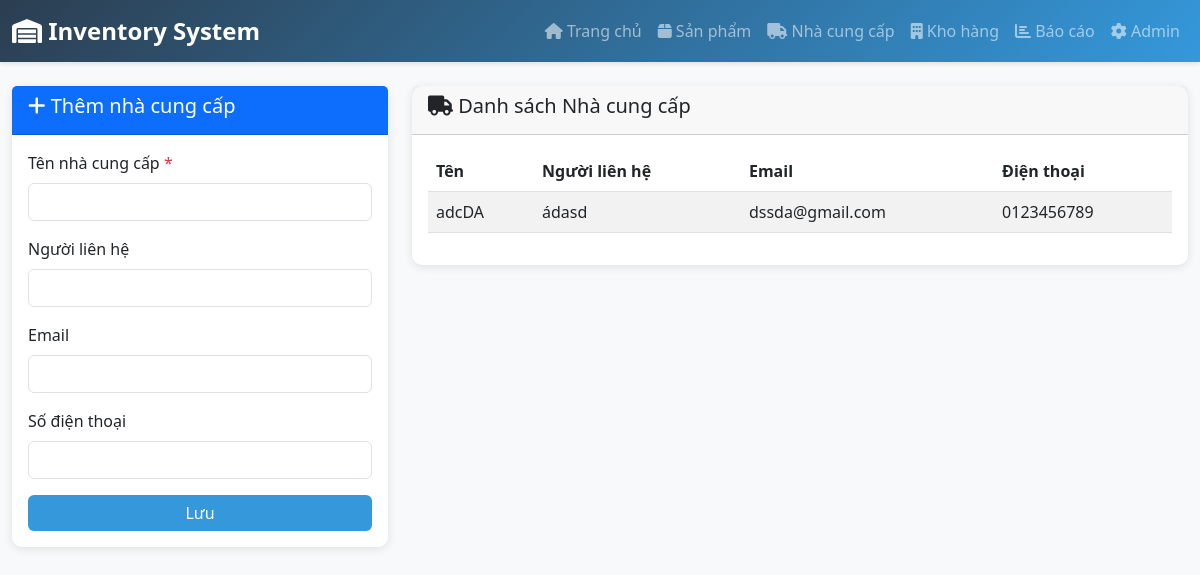
The app's page /suppliers with its own data.
### app.py (models this page shows)
class Supplier(db.Model):
    id = db.Column(db.Integer, primary_key=True)
    name = db.Column(db.String(100), nullable=False)
    contact = db.Column(db.String(100))
    email = db.Column(db.String(100))
    phone = db.Column(db.String(20))
    products = db.relationship('Product', backref='supplier', lazy=True)

### app.py (the view)
@app.route('/suppliers')
def suppliers():
    suppliers = Supplier.query.all()
    return render_template('suppliers.html', suppliers=suppliers)

### templates/suppliers.html (shortened to what this page needs)
{% extends "base.html" %}
{% block content %}
<div class="row">
    <div class="col-md-4">
        <div class="card">
            <div class="card-header bg-primary text-white">
                <h5><i class="fas fa-plus"></i> Thêm nhà cung cấp</h5>
            </div>
            <div class="card-body">
                <form action="{{ url_for('add_supplier') }}" method="POST">
                    <div class="mb-3">
                        <label class="form-label">Tên nhà cung cấp <span class="text-danger">*</span></label>
                        <input type="text" class="form-control" name="name" required>
                    </div>
                    <div class="mb-3">
                        <label class="form-label">Người liên hệ</label>
                        <input type="text" class="form-control" name="contact">
                    </div>
                    <div class="mb-3">
                        <label class="form-label">Email</label>
                        <input type="email" class="form-control" name="email">
                    </div>
                    <div class="mb-3">
                        <label class="form-label">Số điện thoại</label>
                        <input type="tel" class="form-control" name="phone">
                    </div>
                    <button type="submit" class="btn btn-primary w-100">Lưu</button>
                </form>
            </div>
        </div>
    </div>
    <div class="col-md-8">
        <div class="card">
            <div class="card-header">
                <h5><i class="fas fa-truck"></i> Danh sách Nhà cung cấp</h5>
            </div>
            <div class="card-body">
                <div class="table-responsive">
                    <table class="table table-striped table-hover">
                        <thead>
                            <tr>
                                <th>Tên</th>
                                <th>Người liên hệ</th>
                                <th>Email</th>
                                <th>Điện thoại</th>
                            </tr>
                        </thead>
                        <tbody>
                            {% for s in suppliers %}
                            <tr>
                                <td>{{ s.name }}</td>
                                <td>{{ s.contact or 'N/A' }}</td>
                                <td>{{ s.email or 'N/A' }}</td>
                                <td>{{ s.phone or 'N/A' }}</td>
                            </tr>
                            {% endfor %}
                        </tbody>
                    </table>
                </div>
            </div>
        </div>
    </div>
</div>
{% endblock %}

### templates/base.html (style rules this page uses)
:root { --primary-color: #2c3e50; --secondary-color: #3498db; --success-color: #27ae60; --warning-color: #f39c12; --danger-color: #e74c3c; }
body { font-family: 'Segoe UI', Tahoma, Geneva, Verdana, sans-serif; background-color: #f8f9fa; }
.card { border: none; border-radius: 10px; box-shadow: 0 2px 10px rgba(0,0,0,0.1); transition: transform 0.3s; }
.btn-primary { background-color: var(--secondary-color); border: none; }
.table { background: white; }

### records on screen
Supplier: name "adcDA", contact "ádasd", email "dssda@gmail.com", phone "0123456789"
